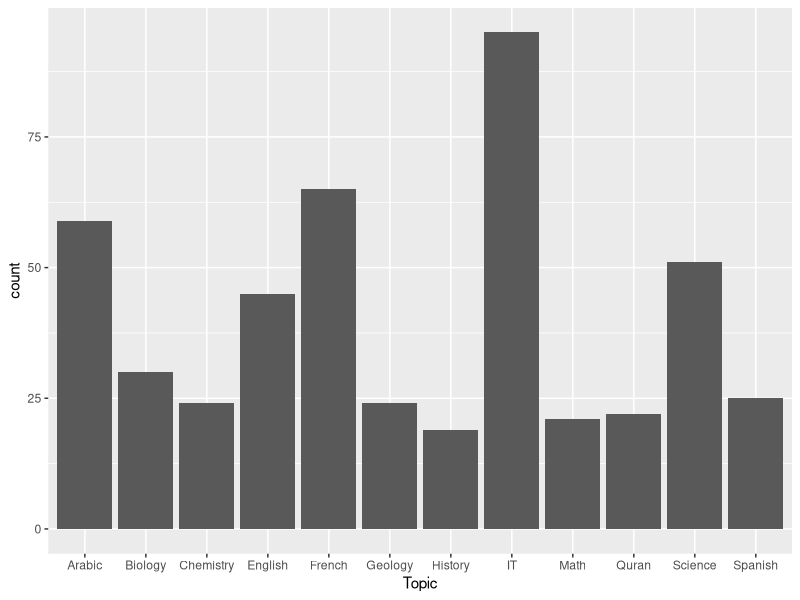
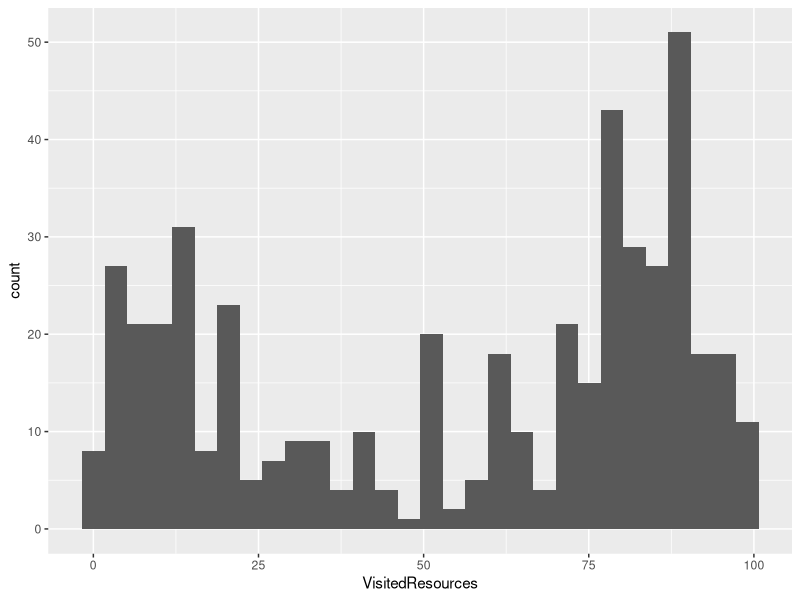

The R source for these figures, in order:
## ---- chunk 1
knitr::opts_chunk$set(echo = TRUE)
## ---- chunk 2
library(tidyverse)
## ---- chunk 3
df_edu <- read_csv("../../data/xAPI-Edu-Data.csv")
## ---- chunk 4
ggplot(df_edu, aes(x=Topic)) + geom_bar()
## ---- chunk 5
ggplot(df_edu, aes(x=VisitedResources)) + geom_histogram()
